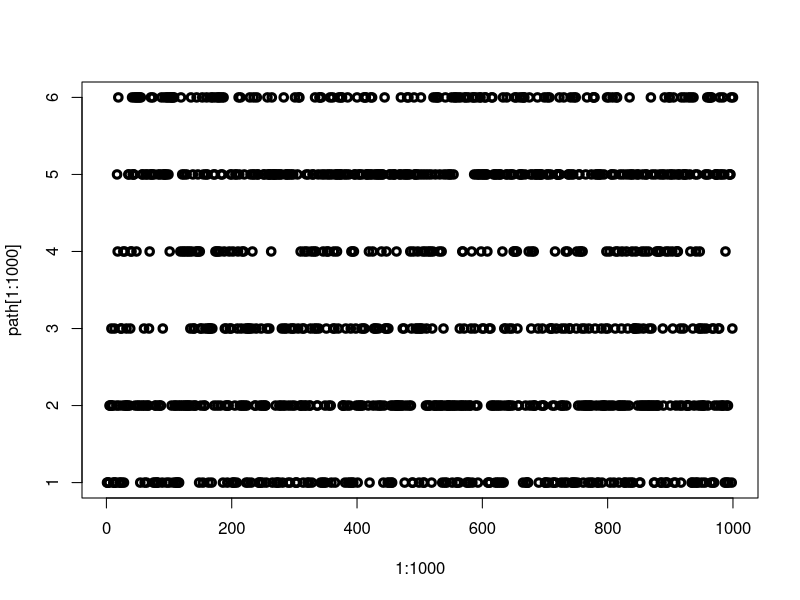

The R script that drew this image:
## ---- chunk 1
P=diag(c(0.5,0.5,0.25,0.25,0.5,0.5))
P[1,2]=P[6,5]=0.5
P[2,1]=P[2,3]=P[5,4]=P[5,6]= 0.25
P[3,1]=P[3,2]=P[3,4]=P[4,6]=P[4,5]=P[4,3]=0.25
P

getrand.state=function(x){
  ret=-1
  r=runif(1)
  temp=0
  for(sta in 1:length(x)){
    temp=temp+x[sta]
    if (r <= temp){
      ret = sta
      break
    }
  }
  ret
}

x=c(1,rep(0,5))
path=rep(0,1000)
for (i in 1:1000){
  path[i]=getrand.state(x)
  x= t(P) %*% x
}

plot(1:1000, path[1:1000] ,lwd=3)

#relative frequency
table(path)/1000
# we guess stationary distribution is c(1/6,2/9,1/9,1/9,2/9,1/6)

t(P)%*%c(1/6,2/9,1/9,1/9,2/9,1/6)



